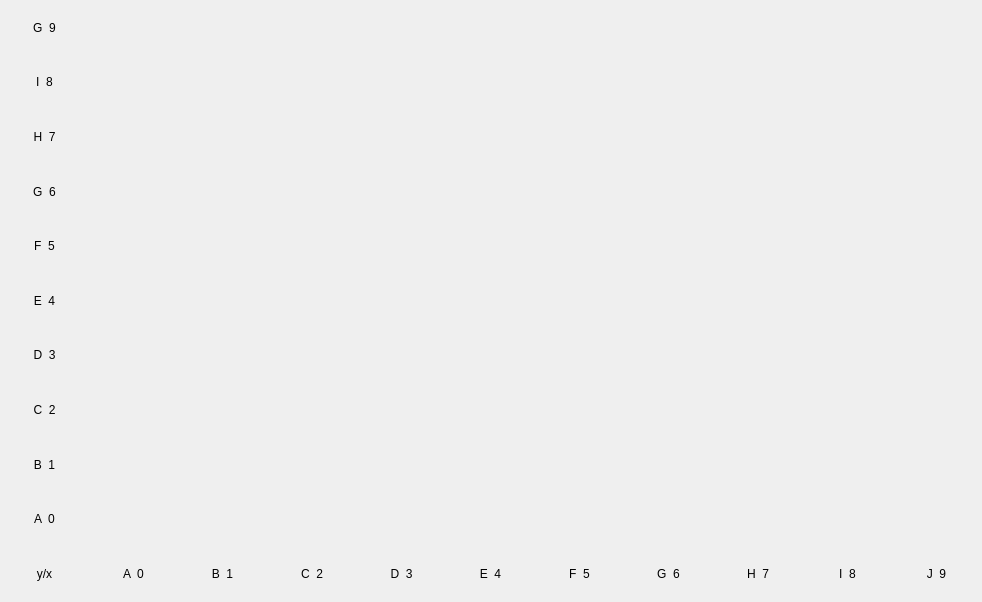
<?xml version="1.0" encoding="UTF-8"?>
<ui version="4.0">
 <class>Form</class>
 <widget class="QWidget" name="Form">
  <property name="geometry">
   <rect>
    <x>0</x>
    <y>0</y>
    <width>982</width>
    <height>602</height>
   </rect>
  </property>
  <property name="windowTitle">
   <string>Form</string>
  </property>
  <widget class="QWidget" name="layoutWidget">
   <property name="geometry">
    <rect>
     <x>0</x>
     <y>0</y>
     <width>981</width>
     <height>601</height>
    </rect>
   </property>
   <layout class="QGridLayout" name="gridLayout_2" rowstretch="10,1" columnstretch="1,10">
    <property name="spacing">
     <number>0</number>
    </property>
    <item row="0" column="0" rowspan="2">
     <layout class="QVBoxLayout" name="verticalLayout">
      <property name="spacing">
       <number>0</number>
      </property>
      <item>
       <widget class="QLabel" name="labely9">
        <property name="text">
         <string>G  9</string>
        </property>
        <property name="alignment">
         <set>Qt::AlignCenter</set>
        </property>
       </widget>
      </item>
      <item>
       <widget class="QLabel" name="labely8">
        <property name="text">
         <string>I  8</string>
        </property>
        <property name="alignment">
         <set>Qt::AlignCenter</set>
        </property>
       </widget>
      </item>
      <item>
       <widget class="QLabel" name="labely7">
        <property name="text">
         <string>H  7</string>
        </property>
        <property name="alignment">
         <set>Qt::AlignCenter</set>
        </property>
       </widget>
      </item>
      <item>
       <widget class="QLabel" name="labely6">
        <property name="text">
         <string>G  6</string>
        </property>
        <property name="alignment">
         <set>Qt::AlignCenter</set>
        </property>
       </widget>
      </item>
      <item>
       <widget class="QLabel" name="labely5">
        <property name="text">
         <string>F  5</string>
        </property>
        <property name="alignment">
         <set>Qt::AlignCenter</set>
        </property>
       </widget>
      </item>
      <item>
       <widget class="QLabel" name="labely4">
        <property name="text">
         <string>E  4</string>
        </property>
        <property name="alignment">
         <set>Qt::AlignCenter</set>
        </property>
       </widget>
      </item>
      <item>
       <widget class="QLabel" name="labely3">
        <property name="text">
         <string>D  3</string>
        </property>
        <property name="alignment">
         <set>Qt::AlignCenter</set>
        </property>
       </widget>
      </item>
      <item>
       <widget class="QLabel" name="labely2">
        <property name="text">
         <string>C  2</string>
        </property>
        <property name="alignment">
         <set>Qt::AlignCenter</set>
        </property>
       </widget>
      </item>
      <item>
       <widget class="QLabel" name="labely1">
        <property name="text">
         <string>B  1</string>
        </property>
        <property name="alignment">
         <set>Qt::AlignCenter</set>
        </property>
       </widget>
      </item>
      <item>
       <widget class="QLabel" name="labely0">
        <property name="text">
         <string>A  0</string>
        </property>
        <property name="alignment">
         <set>Qt::AlignCenter</set>
        </property>
       </widget>
      </item>
      <item>
       <widget class="QLabel" name="labelxy">
        <property name="text">
         <string>y/x</string>
        </property>
        <property name="textFormat">
         <enum>Qt::PlainText</enum>
        </property>
        <property name="alignment">
         <set>Qt::AlignCenter</set>
        </property>
       </widget>
      </item>
     </layout>
    </item>
    <item row="0" column="1">
     <layout class="QGridLayout" name="gridLayout">
      <property name="spacing">
       <number>0</number>
      </property>
      <item row="2" column="6">
       <widget class="QLabel" name="label67">
        <property name="text">
         <string/>
        </property>
       </widget>
      </item>
      <item row="3" column="3">
       <widget class="QLabel" name="label36">
        <property name="text">
         <string/>
        </property>
       </widget>
      </item>
      <item row="2" column="8">
       <widget class="QLabel" name="label87">
        <property name="text">
         <string/>
        </property>
       </widget>
      </item>
      <item row="1" column="8">
       <widget class="QLabel" name="label88">
        <property name="text">
         <string/>
        </property>
       </widget>
      </item>
      <item row="7" column="8">
       <widget class="QLabel" name="label82">
        <property name="text">
         <string/>
        </property>
       </widget>
      </item>
      <item row="7" column="9">
       <widget class="QLabel" name="label92">
        <property name="text">
         <string/>
        </property>
       </widget>
      </item>
      <item row="4" column="8">
       <widget class="QLabel" name="label85">
        <property name="text">
         <string/>
        </property>
       </widget>
      </item>
      <item row="6" column="2">
       <widget class="QLabel" name="label23">
        <property name="text">
         <string/>
        </property>
       </widget>
      </item>
      <item row="9" column="9">
       <widget class="QLabel" name="label90">
        <property name="text">
         <string/>
        </property>
       </widget>
      </item>
      <item row="6" column="8">
       <widget class="QLabel" name="label83">
        <property name="text">
         <string/>
        </property>
       </widget>
      </item>
      <item row="7" column="5">
       <widget class="QLabel" name="label52">
        <property name="text">
         <string/>
        </property>
       </widget>
      </item>
      <item row="3" column="7">
       <widget class="QLabel" name="label76">
        <property name="text">
         <string/>
        </property>
       </widget>
      </item>
      <item row="5" column="4">
       <widget class="QLabel" name="label44">
        <property name="text">
         <string/>
        </property>
       </widget>
      </item>
      <item row="4" column="1">
       <widget class="QLabel" name="label15">
        <property name="text">
         <string/>
        </property>
       </widget>
      </item>
      <item row="0" column="4">
       <widget class="QLabel" name="label49">
        <property name="text">
         <string/>
        </property>
       </widget>
      </item>
      <item row="8" column="1">
       <widget class="QLabel" name="label11">
        <property name="text">
         <string/>
        </property>
       </widget>
      </item>
      <item row="5" column="8">
       <widget class="QLabel" name="label84">
        <property name="text">
         <string/>
        </property>
       </widget>
      </item>
      <item row="8" column="4">
       <widget class="QLabel" name="label41">
        <property name="text">
         <string/>
        </property>
       </widget>
      </item>
      <item row="5" column="3">
       <widget class="QLabel" name="label34">
        <property name="text">
         <string/>
        </property>
       </widget>
      </item>
      <item row="4" column="6">
       <widget class="QLabel" name="label65">
        <property name="text">
         <string/>
        </property>
       </widget>
      </item>
      <item row="3" column="8">
       <widget class="QLabel" name="label86">
        <property name="text">
         <string/>
        </property>
       </widget>
      </item>
      <item row="4" column="0">
       <widget class="QLabel" name="label05">
        <property name="text">
         <string/>
        </property>
       </widget>
      </item>
      <item row="8" column="2">
       <widget class="QLabel" name="label21">
        <property name="text">
         <string/>
        </property>
       </widget>
      </item>
      <item row="8" column="0">
       <widget class="QLabel" name="label01">
        <property name="text">
         <string/>
        </property>
       </widget>
      </item>
      <item row="6" column="4">
       <widget class="QLabel" name="label43">
        <property name="text">
         <string/>
        </property>
       </widget>
      </item>
      <item row="1" column="4">
       <widget class="QLabel" name="label48">
        <property name="text">
         <string/>
        </property>
       </widget>
      </item>
      <item row="2" column="1">
       <widget class="QLabel" name="label17">
        <property name="text">
         <string/>
        </property>
       </widget>
      </item>
      <item row="6" column="6">
       <widget class="QLabel" name="label63">
        <property name="text">
         <string/>
        </property>
       </widget>
      </item>
      <item row="0" column="2">
       <widget class="QLabel" name="label29">
        <property name="text">
         <string/>
        </property>
       </widget>
      </item>
      <item row="9" column="0">
       <widget class="QLabel" name="label00">
        <property name="text">
         <string/>
        </property>
       </widget>
      </item>
      <item row="8" column="7">
       <widget class="QLabel" name="label71">
        <property name="text">
         <string/>
        </property>
       </widget>
      </item>
      <item row="8" column="9">
       <widget class="QLabel" name="label91">
        <property name="text">
         <string/>
        </property>
       </widget>
      </item>
      <item row="7" column="4">
       <widget class="QLabel" name="label42">
        <property name="text">
         <string/>
        </property>
       </widget>
      </item>
      <item row="5" column="2">
       <widget class="QLabel" name="label24">
        <property name="text">
         <string/>
        </property>
       </widget>
      </item>
      <item row="9" column="7">
       <widget class="QLabel" name="label70">
        <property name="text">
         <string/>
        </property>
       </widget>
      </item>
      <item row="8" column="5">
       <widget class="QLabel" name="label51">
        <property name="text">
         <string/>
        </property>
       </widget>
      </item>
      <item row="4" column="5">
       <widget class="QLabel" name="label55">
        <property name="text">
         <string/>
        </property>
       </widget>
      </item>
      <item row="2" column="3">
       <widget class="QLabel" name="label37">
        <property name="text">
         <string/>
        </property>
       </widget>
      </item>
      <item row="3" column="6">
       <widget class="QLabel" name="label66">
        <property name="text">
         <string/>
        </property>
       </widget>
      </item>
      <item row="7" column="6">
       <widget class="QLabel" name="label62">
        <property name="text">
         <string/>
        </property>
       </widget>
      </item>
      <item row="3" column="0">
       <widget class="QLabel" name="label06">
        <property name="text">
         <string/>
        </property>
       </widget>
      </item>
      <item row="0" column="7">
       <widget class="QLabel" name="label79">
        <property name="text">
         <string/>
        </property>
       </widget>
      </item>
      <item row="4" column="7">
       <widget class="QLabel" name="label75">
        <property name="text">
         <string/>
        </property>
       </widget>
      </item>
      <item row="6" column="0">
       <widget class="QLabel" name="label03">
        <property name="text">
         <string/>
        </property>
       </widget>
      </item>
      <item row="2" column="0">
       <widget class="QLabel" name="label07">
        <property name="text">
         <string/>
        </property>
       </widget>
      </item>
      <item row="1" column="9">
       <widget class="QLabel" name="label98">
        <property name="text">
         <string/>
        </property>
       </widget>
      </item>
      <item row="5" column="7">
       <widget class="QLabel" name="label74">
        <property name="text">
         <string/>
        </property>
       </widget>
      </item>
      <item row="7" column="3">
       <widget class="QLabel" name="label32">
        <property name="text">
         <string/>
        </property>
       </widget>
      </item>
      <item row="8" column="8">
       <widget class="QLabel" name="label81">
        <property name="text">
         <string/>
        </property>
       </widget>
      </item>
      <item row="9" column="5">
       <widget class="QLabel" name="label50">
        <property name="text">
         <string/>
        </property>
       </widget>
      </item>
      <item row="5" column="6">
       <widget class="QLabel" name="label64">
        <property name="text">
         <string/>
        </property>
       </widget>
      </item>
      <item row="1" column="1">
       <widget class="QLabel" name="label18">
        <property name="text">
         <string/>
        </property>
       </widget>
      </item>
      <item row="2" column="2">
       <widget class="QLabel" name="label27">
        <property name="text">
         <string/>
        </property>
       </widget>
      </item>
      <item row="9" column="4">
       <widget class="QLabel" name="label40">
        <property name="text">
         <string/>
        </property>
       </widget>
      </item>
      <item row="5" column="1">
       <widget class="QLabel" name="label14">
        <property name="text">
         <string/>
        </property>
       </widget>
      </item>
      <item row="3" column="5">
       <widget class="QLabel" name="label56">
        <property name="text">
         <string/>
        </property>
       </widget>
      </item>
      <item row="2" column="4">
       <widget class="QLabel" name="label47">
        <property name="text">
         <string/>
        </property>
       </widget>
      </item>
      <item row="0" column="3">
       <widget class="QLabel" name="label39">
        <property name="text">
         <string/>
        </property>
       </widget>
      </item>
      <item row="3" column="1">
       <widget class="QLabel" name="label16">
        <property name="text">
         <string/>
        </property>
       </widget>
      </item>
      <item row="3" column="2">
       <widget class="QLabel" name="label26">
        <property name="text">
         <string/>
        </property>
       </widget>
      </item>
      <item row="4" column="4">
       <widget class="QLabel" name="label45">
        <property name="text">
         <string/>
        </property>
       </widget>
      </item>
      <item row="1" column="0">
       <widget class="QLabel" name="label08">
        <property name="text">
         <string/>
        </property>
       </widget>
      </item>
      <item row="0" column="9">
       <widget class="QLabel" name="label99">
        <property name="text">
         <string/>
        </property>
       </widget>
      </item>
      <item row="6" column="5">
       <widget class="QLabel" name="label53">
        <property name="text">
         <string/>
        </property>
       </widget>
      </item>
      <item row="9" column="8">
       <widget class="QLabel" name="label80">
        <property name="text">
         <string/>
        </property>
       </widget>
      </item>
      <item row="6" column="1">
       <widget class="QLabel" name="label13">
        <property name="text">
         <string/>
        </property>
       </widget>
      </item>
      <item row="8" column="6">
       <widget class="QLabel" name="label61">
        <property name="text">
         <string/>
        </property>
       </widget>
      </item>
      <item row="4" column="9">
       <widget class="QLabel" name="label95">
        <property name="text">
         <string/>
        </property>
       </widget>
      </item>
      <item row="2" column="9">
       <widget class="QLabel" name="label97">
        <property name="text">
         <string/>
        </property>
       </widget>
      </item>
      <item row="3" column="4">
       <widget class="QLabel" name="label46">
        <property name="text">
         <string/>
        </property>
       </widget>
      </item>
      <item row="9" column="6">
       <widget class="QLabel" name="label60">
        <property name="text">
         <string/>
        </property>
       </widget>
      </item>
      <item row="6" column="7">
       <widget class="QLabel" name="label73">
        <property name="text">
         <string/>
        </property>
       </widget>
      </item>
      <item row="4" column="3">
       <widget class="QLabel" name="label35">
        <property name="text">
         <string/>
        </property>
       </widget>
      </item>
      <item row="1" column="2">
       <widget class="QLabel" name="label28">
        <property name="text">
         <string/>
        </property>
       </widget>
      </item>
      <item row="0" column="1">
       <widget class="QLabel" name="label19">
        <property name="text">
         <string/>
        </property>
       </widget>
      </item>
      <item row="5" column="0">
       <widget class="QLabel" name="label04">
        <property name="text">
         <string/>
        </property>
       </widget>
      </item>
      <item row="2" column="5">
       <widget class="QLabel" name="label57">
        <property name="text">
         <string/>
        </property>
       </widget>
      </item>
      <item row="6" column="9">
       <widget class="QLabel" name="label93">
        <property name="text">
         <string/>
        </property>
       </widget>
      </item>
      <item row="9" column="1">
       <widget class="QLabel" name="label10">
        <property name="text">
         <string/>
        </property>
       </widget>
      </item>
      <item row="0" column="0">
       <widget class="QLabel" name="label09">
        <property name="text">
         <string/>
        </property>
       </widget>
      </item>
      <item row="7" column="7">
       <widget class="QLabel" name="label72">
        <property name="text">
         <string/>
        </property>
       </widget>
      </item>
      <item row="0" column="5">
       <widget class="QLabel" name="label59">
        <property name="text">
         <string/>
        </property>
       </widget>
      </item>
      <item row="0" column="6">
       <widget class="QLabel" name="label69">
        <property name="text">
         <string/>
        </property>
       </widget>
      </item>
      <item row="6" column="3">
       <widget class="QLabel" name="label33">
        <property name="text">
         <string/>
        </property>
       </widget>
      </item>
      <item row="0" column="8">
       <widget class="QLabel" name="label89">
        <property name="text">
         <string/>
        </property>
       </widget>
      </item>
      <item row="1" column="7">
       <widget class="QLabel" name="label78">
        <property name="text">
         <string/>
        </property>
       </widget>
      </item>
      <item row="1" column="5">
       <widget class="QLabel" name="label58">
        <property name="text">
         <string/>
        </property>
       </widget>
      </item>
      <item row="9" column="2">
       <widget class="QLabel" name="label20">
        <property name="text">
         <string/>
        </property>
       </widget>
      </item>
      <item row="5" column="5">
       <widget class="QLabel" name="label54">
        <property name="text">
         <string/>
        </property>
       </widget>
      </item>
      <item row="8" column="3">
       <widget class="QLabel" name="label31">
        <property name="text">
         <string/>
        </property>
       </widget>
      </item>
      <item row="4" column="2">
       <widget class="QLabel" name="label25">
        <property name="text">
         <string/>
        </property>
       </widget>
      </item>
      <item row="3" column="9">
       <widget class="QLabel" name="label96">
        <property name="text">
         <string/>
        </property>
       </widget>
      </item>
      <item row="1" column="6">
       <widget class="QLabel" name="label68">
        <property name="text">
         <string/>
        </property>
       </widget>
      </item>
      <item row="2" column="7">
       <widget class="QLabel" name="label77">
        <property name="text">
         <string/>
        </property>
       </widget>
      </item>
      <item row="1" column="3">
       <widget class="QLabel" name="label38">
        <property name="text">
         <string/>
        </property>
       </widget>
      </item>
      <item row="9" column="3">
       <widget class="QLabel" name="label30">
        <property name="text">
         <string/>
        </property>
       </widget>
      </item>
      <item row="7" column="2">
       <widget class="QLabel" name="label22">
        <property name="text">
         <string/>
        </property>
       </widget>
      </item>
      <item row="7" column="0">
       <widget class="QLabel" name="label02">
        <property name="text">
         <string/>
        </property>
       </widget>
      </item>
      <item row="5" column="9">
       <widget class="QLabel" name="label94">
        <property name="text">
         <string/>
        </property>
       </widget>
      </item>
      <item row="7" column="1">
       <widget class="QLabel" name="label12">
        <property name="text">
         <string/>
        </property>
       </widget>
      </item>
     </layout>
    </item>
    <item row="1" column="1">
     <layout class="QHBoxLayout" name="horizontalLayout">
      <property name="spacing">
       <number>0</number>
      </property>
      <item>
       <widget class="QLabel" name="labelx0">
        <property name="text">
         <string>A  0</string>
        </property>
        <property name="alignment">
         <set>Qt::AlignCenter</set>
        </property>
       </widget>
      </item>
      <item>
       <widget class="QLabel" name="labelx1">
        <property name="text">
         <string>B  1</string>
        </property>
        <property name="alignment">
         <set>Qt::AlignCenter</set>
        </property>
       </widget>
      </item>
      <item>
       <widget class="QLabel" name="labelx2">
        <property name="text">
         <string>C  2</string>
        </property>
        <property name="alignment">
         <set>Qt::AlignCenter</set>
        </property>
       </widget>
      </item>
      <item>
       <widget class="QLabel" name="labelx3">
        <property name="text">
         <string>D  3</string>
        </property>
        <property name="alignment">
         <set>Qt::AlignCenter</set>
        </property>
       </widget>
      </item>
      <item>
       <widget class="QLabel" name="labelx4">
        <property name="text">
         <string>E  4</string>
        </property>
        <property name="alignment">
         <set>Qt::AlignCenter</set>
        </property>
       </widget>
      </item>
      <item>
       <widget class="QLabel" name="labelx5">
        <property name="text">
         <string>F  5</string>
        </property>
        <property name="alignment">
         <set>Qt::AlignCenter</set>
        </property>
       </widget>
      </item>
      <item>
       <widget class="QLabel" name="labelx6">
        <property name="text">
         <string>G  6</string>
        </property>
        <property name="alignment">
         <set>Qt::AlignCenter</set>
        </property>
       </widget>
      </item>
      <item>
       <widget class="QLabel" name="labelx7">
        <property name="text">
         <string>H  7</string>
        </property>
        <property name="alignment">
         <set>Qt::AlignCenter</set>
        </property>
       </widget>
      </item>
      <item>
       <widget class="QLabel" name="labelx8">
        <property name="text">
         <string>I  8</string>
        </property>
        <property name="alignment">
         <set>Qt::AlignCenter</set>
        </property>
       </widget>
      </item>
      <item>
       <widget class="QLabel" name="labelx9">
        <property name="text">
         <string>J  9</string>
        </property>
        <property name="alignment">
         <set>Qt::AlignCenter</set>
        </property>
       </widget>
      </item>
     </layout>
    </item>
   </layout>
  </widget>
 </widget>
 <resources/>
 <connections/>
</ui>
